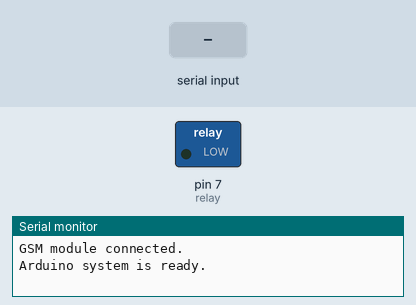
Bench run of a sketch on a simulated Arduino Uno, built with avr-gcc and run on an emulated ATmega328P. Shown: switched loads named in the sketch (green lamp = pin HIGH), the last lines printed to the serial monitor. The inputs (shaded band) are chosen by the test bench. The modem accepts every AT command (registered, SIM ready, sends succeed) and sends nothing else.

Above: at 10.2 s.
10.3 s: "1\n" received over Serial
At 11.9 s:
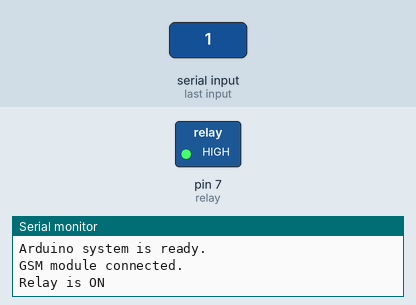
18.5 s: "0\n" received over Serial
At 19.8 s:
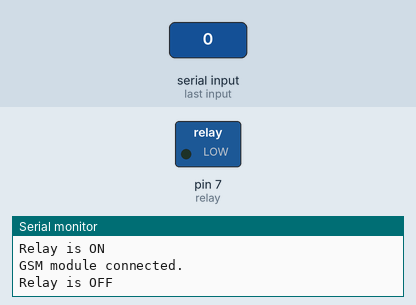
Timing chart, 0 to 21.5 s (numbered marks = the images above; inputs shaded):
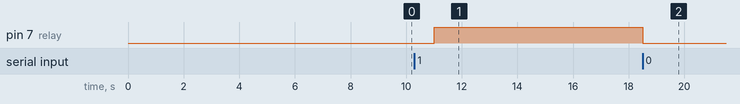

Measured:
- after the input at 10.3 s, pin 7 (relay): LOW → HIGH after 0.71 s
- after the input at 18.5 s, pin 7 (relay): HIGH → LOW at once

The sketch:

smsNrelay.ino
```cpp
#include <SoftwareSerial.h>

SoftwareSerial sim(10, 11);  // RX, TX for GSM module
int relay = 7;  // Pin for controlling the relay
String phoneNumber; // Store phone number
String message; // Store SMS message
String _buffer;
int _timeout;
bool gsmConnected = false;  // Variable to track GSM connection status
unsigned long previousMillis = 0;  // For timing
const long interval = 5000;  // Interval to check GSM connection (in milliseconds)

void setup() {
  Serial.begin(9600);
  pinMode(relay, OUTPUT);  // Set relay pin as output
  digitalWrite(relay, LOW); // Ensure relay is off initially
  _buffer.reserve(50);
  sim.begin(9600);  // Start the GSM module communication
  delay(7000);  // Wait for the GSM module to connect to the network
  checkGsmConnection();  // Initial check

  // Notify when Arduino is ready if conditions are satisfied
  if (isSystemReady()) {
    Serial.println("Arduino system is ready.");
  } else {
    Serial.println("Arduino system is NOT ready.");
  }
}

void loop() {
  if (Serial.available() > 0) {
    String command = Serial.readStringUntil('\n');  // Read the incoming serial command

    if (command.startsWith("  :")) {
      int firstColon = command.indexOf(':');
      int secondColon = command.indexOf(':', firstColon + 1);
      phoneNumber = command.substring(firstColon + 1, secondColon);  // Extract phone number
      message = command.substring(secondColon + 1);  // Extract the SMS message
      SendMessage(phoneNumber, message);  // Send the message
    } else if (command == "1") {
      digitalWrite(relay, HIGH);  // Turn the relay ON
      Serial.println("Relay is ON");
    } else if (command == "0") {
      digitalWrite(relay, LOW);  // Turn the relay OFF
      Serial.println("Relay is OFF");
    } else {
      Serial.println("Invalid command. Type 'ON', 'OFF', or 'SMS:<number>:<message>'.");
    }
  }

  if (sim.available() > 0) {
    Serial.write(sim.read());  // Print any GSM module output to Serial for debugging
  }

  // Periodically check GSM connection status
  unsigned long currentMillis = millis();
  if (currentMillis - previousMillis >= interval) {
    previousMillis = currentMillis;
    checkGsmConnection();
    if (!isSystemReady()) {
      Serial.println("Arduino system is NOT ready.");
    }
  }
}

void SendMessage(String number, String message) {
  Serial.println("Sending SMS...");
  sim.println("AT+CMGF=1");  // Set GSM module to text mode
  delay(200);
  sim.println("AT+CMGS=\"" + number + "\"\r");  // Set the recipient's number
  delay(200);
  sim.println(message);  // Send the actual SMS message
  delay(100);
  sim.println((char)26);  // Send CTRL+Z to indicate the end of the message
  delay(2000);
  _buffer = _readSerial();
  Serial.println(_buffer);  // Print the response from the GSM module for debugging
}

String _readSerial() {
  _timeout = 0;
  while (!sim.available() && _timeout < 12000) {
    delay(13);
    _timeout++;
  }
  if (sim.available()) {
    return sim.readString();  // Read the available data from the GSM module
  }
  return "Timeout: No response";
}

void checkGsmConnection() {
  sim.println("AT");  // Send a test command to the GSM module
  delay(1000);
  _buffer = _readSerial();
  if (_buffer.indexOf("OK") != -1) {
    gsmConnected = true;  // GSM module is connected
  } else {
    gsmConnected = false;  // GSM module is not connected
  }
  Serial.println(gsmConnected ? "GSM module connected." : "GSM module not connected.");
}

bool isSystemReady() {
  return gsmConnected && Serial;  // Add more conditions as needed
}
```
